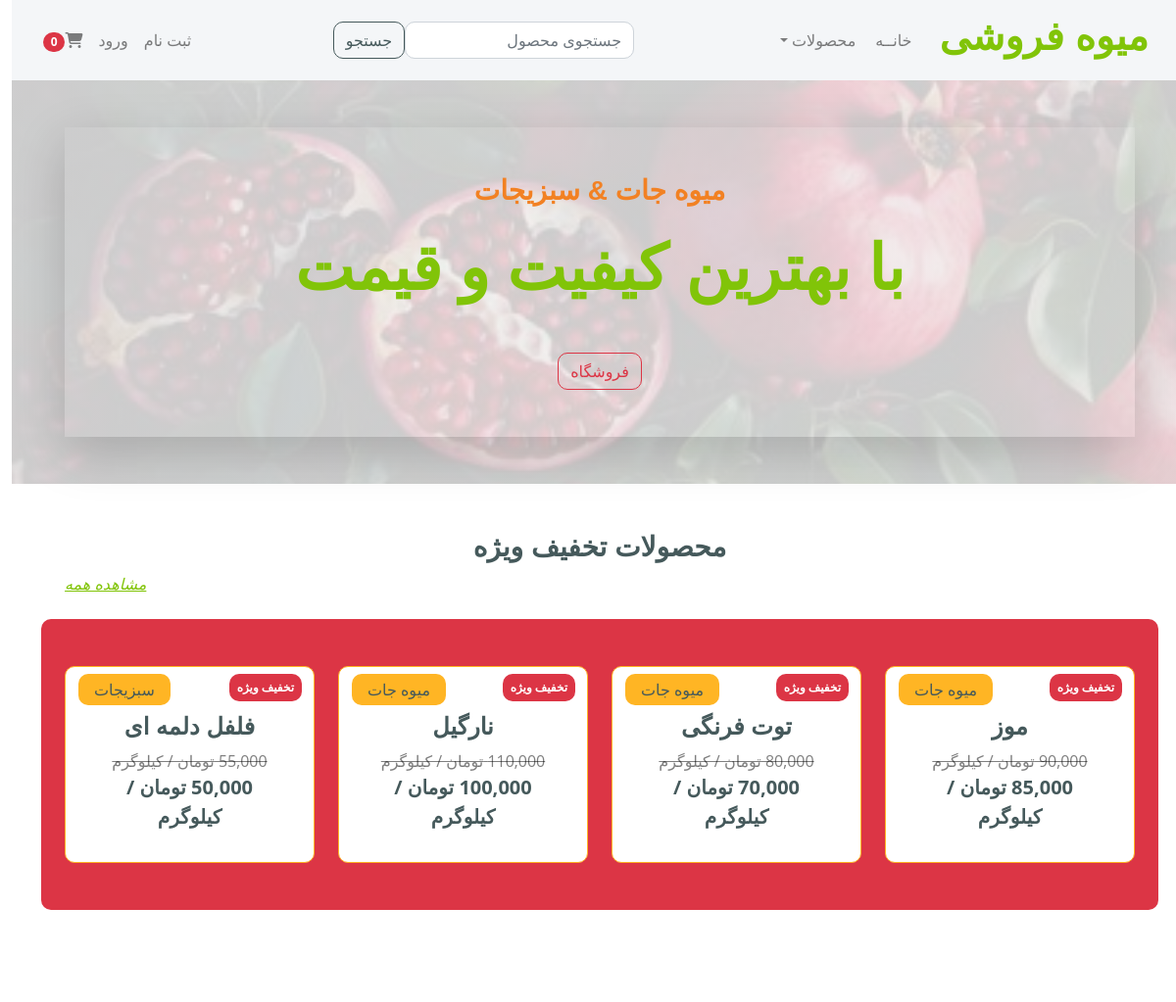
/ (upper part), run on an earlier commit of the app's database.
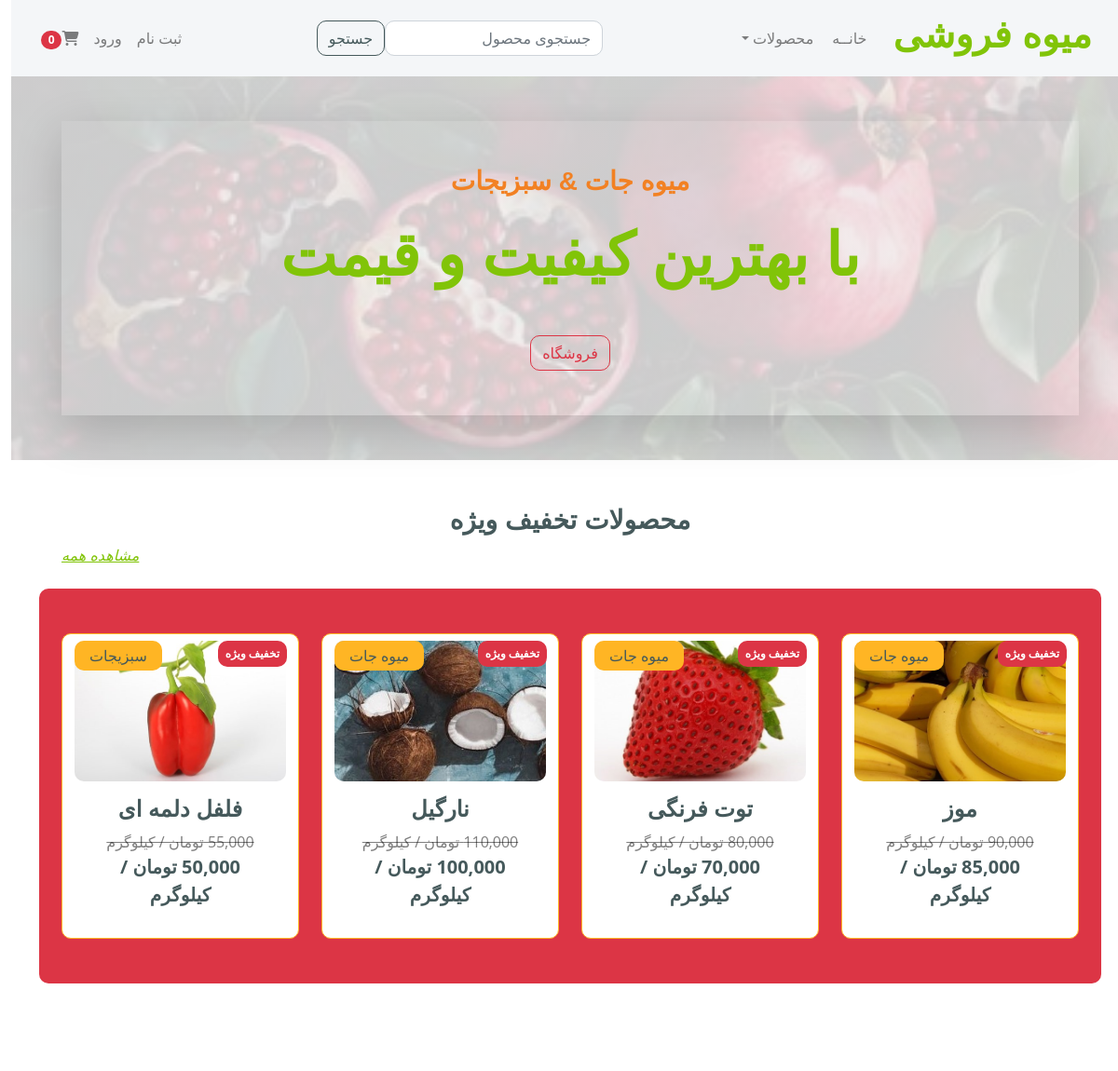
And on a later commit of the database.
### store/models.py (models this page shows, shortened)
class Product(models.Model):
    name = models.CharField(max_length=100)
    price = models.DecimalField(default=0, decimal_places=0, max_digits=12)
    category = models.ForeignKey(Category, on_delete=models.CASCADE, default=1)
    description = models.CharField(max_length=250, default='', blank=True, null=True)
    image = models.ImageField(upload_to='uploads/product/')
    is_sale = models.BooleanField(default=False)
    sale_price = models.DecimalField(default=0, decimal_places=0, max_digits=12)

class Category(models.Model):
    name = models.CharField(max_length=50)
    def __str__(self):
        return self.name
    class Meta:
        verbose_name_plural = "Categories"

### store/views.py (the view)
# urls.py: path('', views.index, name='home'),
def index(request):
    products = Product.objects.filter(is_sale=True)
    paginator = Paginator(products, 4)  # Show 4 contacts per page.
    page_numbers = request.GET.get('page')
    page_objs = paginator.get_page(page_numbers)
    blog_post = BlogPost.objects.all()
    paginator = Paginator(blog_post, 4)  # Show 4 contacts per page.
    page_number = request.GET.get('page')
    page_obj = paginator.get_page(page_number)
    return render(request, 'index.html', locals())

### cart/cart.py (called while the page is built)
    def __len__(self):
        return len(self.cart)

### cart/context_processors.py (called while the page is built)
def cart(request):
    return {'cart': Cart(request)}

### store/templates/index.html (shortened to what this page needs)
{% extends 'base.html' %}
{% load static %}
{% load humanize %}
{% block main-content %}
<div class="container-fluid hero">
    <div class="container py-lg-5 py-md-3">
        <div class="py-5 text-center shadow-lg">
            <h3 class="unique mb-4 fw-bold" style="color: #F28123;">میوه جات & سبزیجات</h3>
            <h1 class="mb-5 display-3 text-primary">با بهترین کیفیت و قیمت</h1>
            <a href="{% url 'all_products' %}" class="btn btn-outline-danger position-relative">فروشگاه</a>
        </div>
    </div>
</div>
<div class="pb-5 mx-3">
    <div class="container text-black justify-content-around py-5">
        <h3 class="float-none text-center">محصولات تخفیف ویژه</h3>
        <a class="float-start text-decoration-underline" href="{% url 'sale_products' %}"><i>مشاهده همه</i></a>
    </div>
    <div class="container rounded py-5 bg-danger">
        <div class="row row-cols-1 row-cols-md-2 row-cols-lg-4 g-4">
            {% for product in page_objs %}
            <div class="col">
                <div class="card h-100 border border-secondary">
                    <a href="{% url 'product_detail' product.id %}" class="btn">
                        <div class="rounded">
                            <div class="badge bg-danger text-white position-absolute p-2" style="top: 7px; right: 12px;">تخفیف ویژه</div>
                            <img src="{{ product.image.url }}" class="img-fluid w-100 rounded" alt="" style="max-width: 100%">
                        </div>
                        <div class="text-dark bg-secondary px-3 py-1 rounded position-absolute " style="top: 7px; left: 13px;">{{ product.category }}</div>
                        <div class="card-body">
                            <h4 class="text-dark text-center">{{ product.name }}</h4>
                            <div class="justify-content-between text-center">
                                <strike class="text-black-50">{{ product.price | intcomma }} تومان / کیلوگرم</strike>
                                <p class="text-dark fs-5 fw-bold mb-2">{{ product.sale_price | intcomma }} تومان / کیلوگرم</p>
                            </div>
                        </div>
                    </a>
                </div>
            </div>
            {% endfor %}
        </div>
    </div>
</div>
<div class="pt-lg-5">
</div>
{% endblock main-content %}

What changed in the data, as far as the page shows it:
changed Product "موز": image: picture added
changed Product "توت فرنگی": image: picture added
changed Product "نارگیل": image: picture added
changed Product "فلفل دلمه ای": image: picture added
